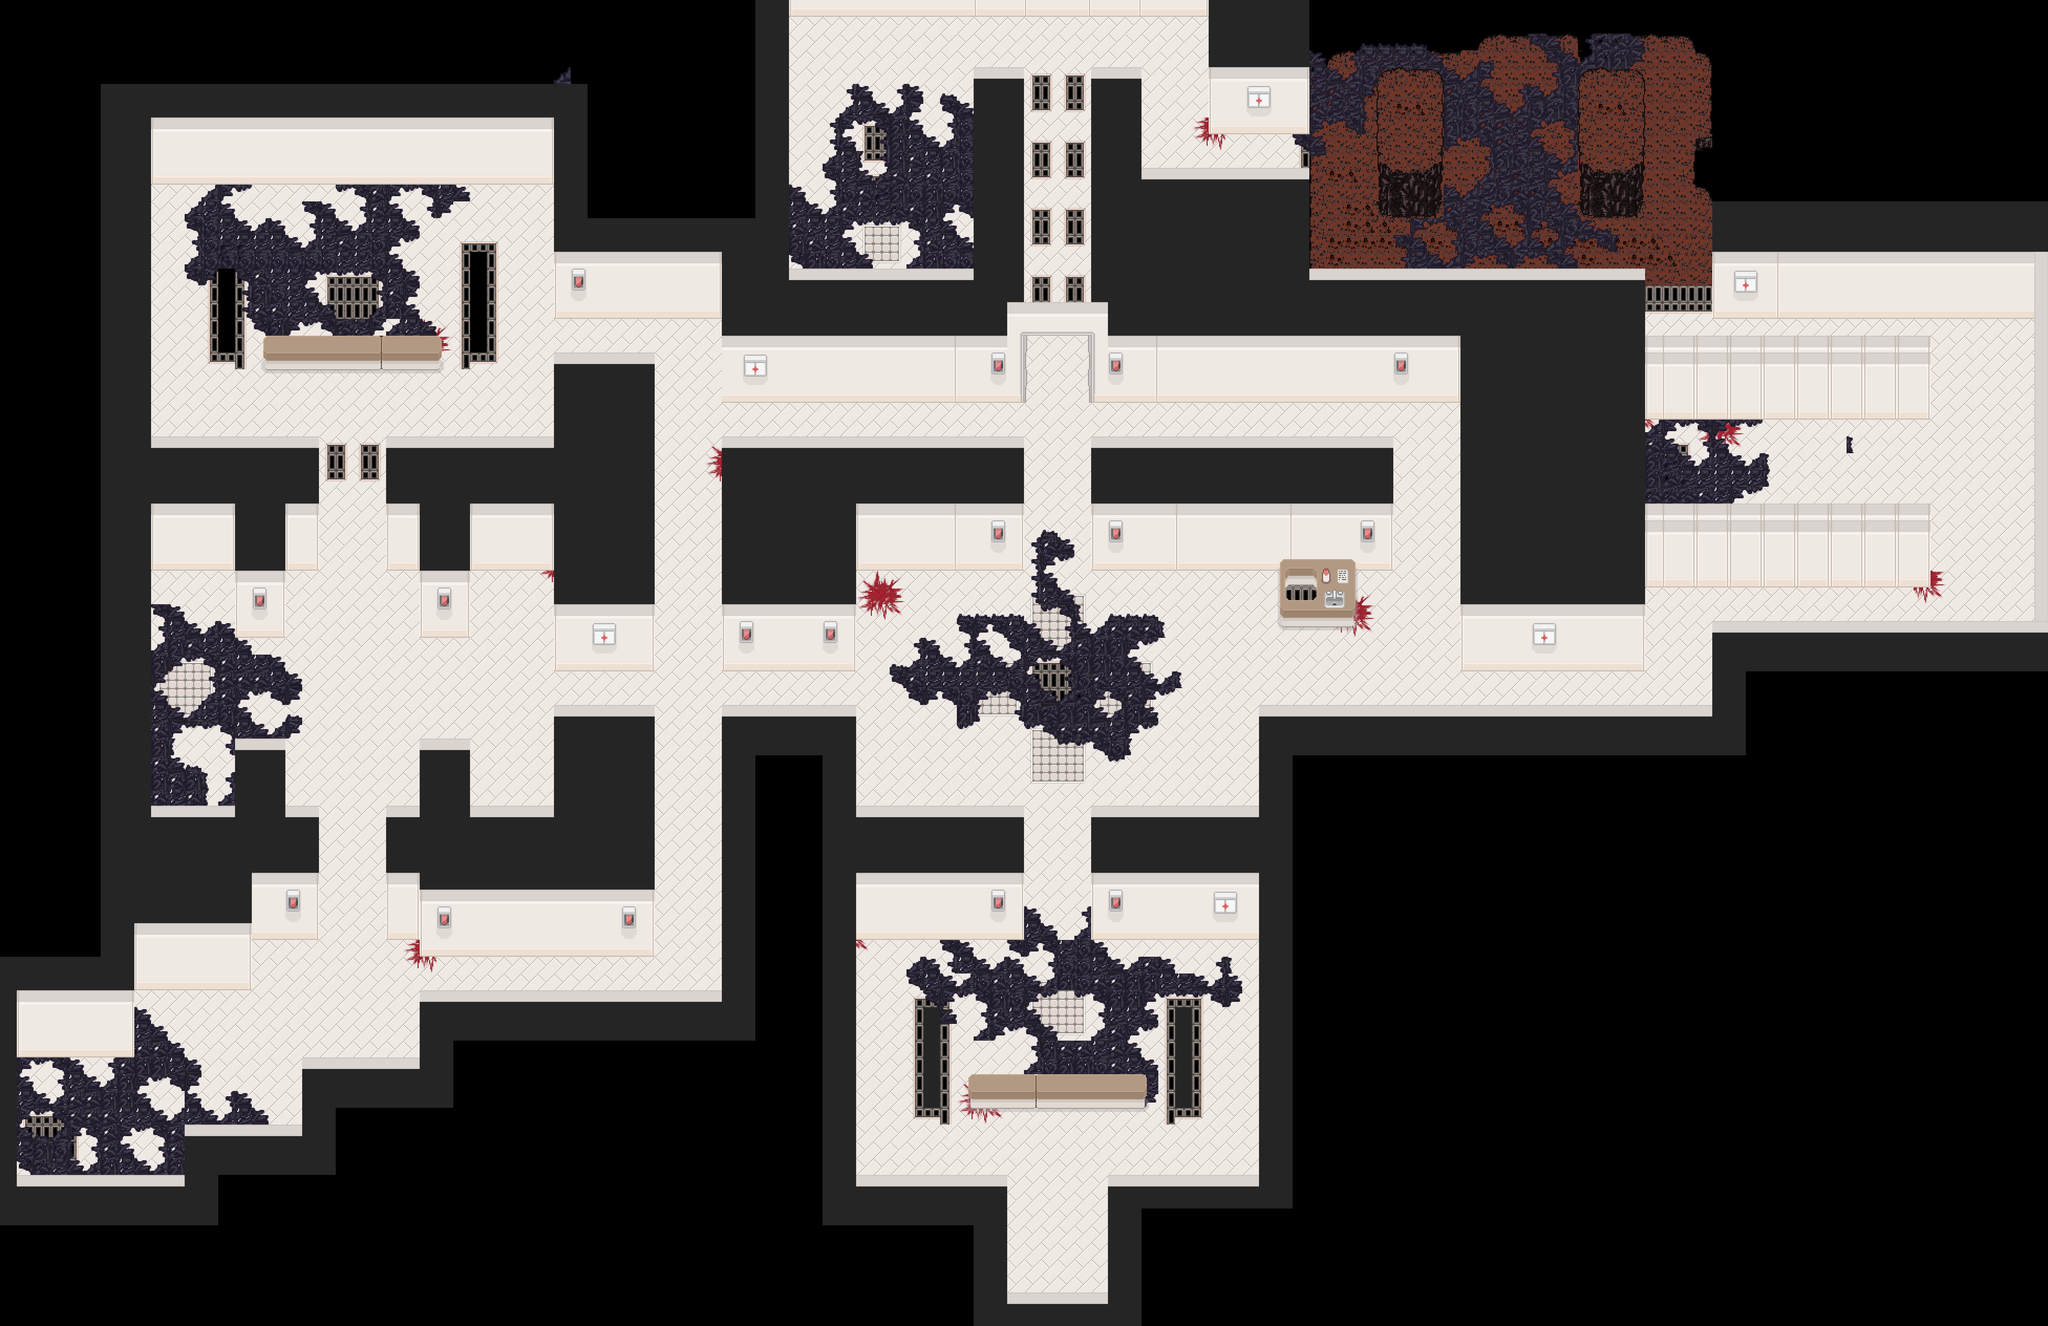

The image is a tile-based game level rendered from a .tmx file. Its description and source (layers, tilesets, objects; grid data summarised) follow:
An orthogonal 122x79 tile map with 48x48 px tiles, 5 tile layers (Parallax_layer1, normal background, corrupted background, corrupted foreground, ...), 1 hidden layer not drawn, 4 tilesets and 79 objects (41x hugger, 12x pusher, 10x door, 8x orb, 4x shooter, ...).

<map version="1.0" orientation="orthogonal" width="122" height="79" tilewidth="48" tileheight="48">
 <tileset firstgid="1" name="collision_tiles" tilewidth="48" tileheight="48">
  <image source="collision_tiles.png" width="240" height="48" />
  <tile id="0">
   <properties>
    <property name="type" value="solid" />
   </properties>
  </tile>
 </tileset>
 <tileset firstgid="6" name="maptile" tilewidth="48" tileheight="48">
  <image source="maptile.png" width="768" height="768" />
 </tileset>
 <tileset firstgid="262" name="maptile2" tilewidth="48" tileheight="48">
  <image source="maptile2.png" width="768" height="768" />
 </tileset>
 <tileset firstgid="518" name="corruption" tilewidth="48" tileheight="48">
  <image source="corruption.png" width="384" height="384" />
 </tileset>
 <layer name="Parallax_layer1" width="122" height="79">
  <properties>
   <property name="imagesrc" value="bg2" />
  </properties>
  <data>[9638 cells, 0 non-empty, 0 distinct tile ids]</data>
 </layer>
 <layer name="normal background" width="122" height="79">
  <data>[9638 cells, 6294 non-empty, 82 distinct tile ids]</data>
 </layer>
 <layer name="corrupted background" width="122" height="79">
  <data>[9638 cells, 8724 non-empty, 31 distinct tile ids]</data>
 </layer>
 <layer name="corrupted foreground" width="122" height="79">
  <data>[9638 cells, 0 non-empty, 0 distinct tile ids]</data>
 </layer>
 <objectgroup name="orbs" width="122" height="79">
  <object name="orb" x="2982" y="2832" width="96" height="96" />
  <object name="orb" x="94" y="3220" width="96" height="96" />
  <object name="orb" x="482" y="1916" width="96" height="96">
   <properties>
    <property name="last" value="true" />
   </properties>
  </object>
  <object name="orb" x="964" y="812" width="96" height="96" />
  <object name="orb" x="2472" y="650" width="96" height="96" />
  <object name="orb" x="4270" y="380" width="96" height="96" />
  <object name="orb" x="4710" y="1290" width="96" height="96" />
  <object name="orb" x="2976" y="1924" width="96" height="96" />
  <object name="player" x="2999" y="3506" width="96" height="96" />
  <object x="2995" y="3501" height="2" />
 </objectgroup>
 <objectgroup name="player" width="122" height="79" />
 <objectgroup name="baddies" width="122" height="79">
  <object x="3330" y="2680" width="2" />
  <object name="hugger" x="2523" y="2969" width="48" height="48" />
  <object name="hugger" x="3477" y="2967" width="48" height="48" />
  <object name="pusher" x="3180" y="2808" width="48" height="48">
   <properties>
    <property name="direction" value="right" />
    <property name="range" value="300" />
    <property name="speed" value="5.8" />
   </properties>
  </object>
  <object name="pusher" x="2793" y="2814" width="48" height="48">
   <properties>
    <property name="direction" value="left" />
    <property name="range" value="300" />
    <property name="speed" value="5.8" />
   </properties>
  </object>
  <object name="shooter" x="2974" y="1762" width="84" height="84" />
  <object name="hugger" x="2553" y="2115" width="48" height="48" />
  <object name="hugger" x="3507" y="2113" width="48" height="48" />
  <object name="hugger" x="2636" y="2194" width="48" height="48" />
  <object name="hugger" x="3418" y="2192" width="48" height="48" />
  <object name="pusher" x="4195" y="709" width="48" height="48">
   <properties>
    <property name="direction" value="left" />
    <property name="range" value="300" />
    <property name="speed" value="5.8" />
   </properties>
  </object>
  <object name="pusher" x="4372" y="705" width="48" height="48">
   <properties>
    <property name="direction" value="right" />
    <property name="range" value="300" />
    <property name="speed" value="5.8" />
   </properties>
  </object>
  <object name="pusher" x="4209" y="123" width="48" height="48">
   <properties>
    <property name="direction" value="left" />
    <property name="range" value="300" />
    <property name="speed" value="5.8" />
   </properties>
  </object>
  <object name="pusher" x="4364" y="121" width="48" height="48">
   <properties>
    <property name="direction" value="right" />
    <property name="range" value="300" />
    <property name="speed" value="5.8" />
   </properties>
  </object>
  <object name="hugger" x="4018" y="126" width="48" height="48" />
  <object name="hugger" x="4014" y="702" width="48" height="48" />
  <object name="hugger" x="4580" y="704" width="48" height="48" />
  <object name="hugger" x="4582" y="120" width="48" height="48" />
  <object name="shooter" x="638" y="2940" width="84" height="84" />
  <object name="hugger" x="394" y="3072" width="48" height="48" />
  <object name="hugger" x="462" y="3148" width="48" height="48" />
  <object name="hugger" x="864" y="2760" width="48" height="48" />
  <object name="hugger" x="928" y="2828" width="48" height="48" />
  <object name="pusher" x="718" y="1890" width="48" height="48">
   <properties>
    <property name="direction" value="right" />
    <property name="range" value="300" />
    <property name="speed" value="5.8" />
   </properties>
  </object>
  <object name="pusher" x="720" y="1982" width="48" height="48">
   <properties>
    <property name="direction" value="right" />
    <property name="range" value="300" />
    <property name="speed" value="5.8" />
   </properties>
  </object>
  <object name="hugger" x="1390" y="1776" width="48" height="48" />
  <object name="hugger" x="1474" y="1774" width="48" height="48" />
  <object name="hugger" x="1486" y="2124" width="48" height="48" />
  <object name="hugger" x="1400" y="2124" width="48" height="48" />
  <object name="hugger" x="616" y="1772" width="48" height="48" />
  <object name="hugger" x="618" y="2118" width="48" height="48" />
  <object name="shooter" x="970" y="602" width="84" height="84" />
  <object name="pusher" x="1111" y="624" width="48" height="48">
   <properties>
    <property name="direction" value="right" />
    <property name="range" value="300" />
    <property name="speed" value="5.8" />
   </properties>
  </object>
  <object name="pusher" x="857" y="624" width="48" height="48">
   <properties>
    <property name="direction" value="left" />
    <property name="range" value="300" />
    <property name="speed" value="5.8" />
   </properties>
  </object>
  <object name="hugger" x="510" y="632" width="48" height="48" />
  <object name="hugger" x="1466" y="628" width="48" height="48" />
  <object name="hugger" x="1966" y="1180" width="48" height="48" />
  <object name="hugger" x="4058" y="1200" width="48" height="48" />
  <object name="hugger" x="5282" y="1222" width="48" height="48" />
  <object name="hugger" x="5280" y="1336" width="48" height="48" />
  <object name="hugger" x="5284" y="1444" width="48" height="48" />
  <object name="pusher" x="3038" y="193" width="48" height="48">
   <properties>
    <property name="direction" value="down" />
    <property name="range" value="300" />
    <property name="speed" value="5.8" />
   </properties>
  </object>
  <object name="pusher" x="2961" y="195" width="48" height="48">
   <properties>
    <property name="direction" value="down" />
    <property name="range" value="300" />
    <property name="speed" value="5.8" />
   </properties>
  </object>
  <object name="hugger" x="2314" y="426" width="48" height="48" />
  <object name="hugger" x="2658" y="422" width="48" height="48" />
  <object name="hugger" x="2314" y="254" width="48" height="48" />
  <object name="hugger" x="2660" y="258" width="48" height="48" />
  </objectgroup>
 <objectgroup name="doors" width="122" height="79">
  <!-- 10 objects omitted --></objectgroup>
 <layer name="normal foreground" width="122" height="79">
  <data>[9638 cells, 834 non-empty, 71 distinct tile ids]</data>
 </layer>
 <layer name="collision" width="122" height="79" visible="0">
  <data>[9638 cells, 1266 non-empty, 1 distinct tile ids]</data>
 </layer>
</map>
<!-- 22 of 79 objects omitted -->
